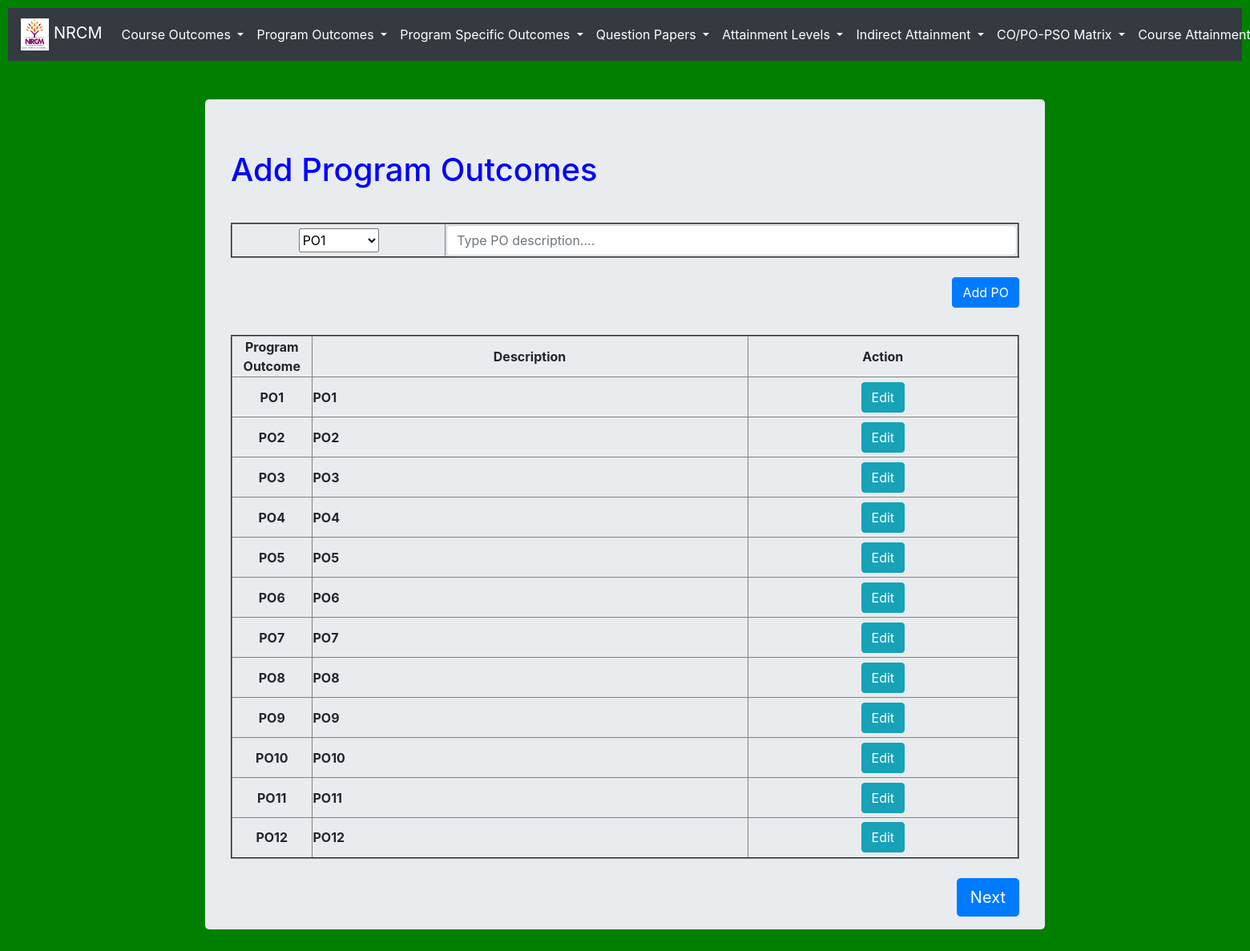
Screenshot of /add_po with the database file from the repository.
### testApp/models.py (models this page shows, shortened)
class PO(models.Model):
    pos = (('-','-'), ('PO1', 'PO1'), ('PO2', 'PO2'), ('PO3', 'PO3'), ('PO4', 'PO4'), ('PO5', 'PO5'), ('PO6', 'PO6'),
                       ('PO7', 'PO7'), ('PO8', 'PO8'), ('PO9', 'PO9'), ('PO10', 'PO10'), ('PO11', 'PO11'), ('PO12', 'PO12'),)
    po = models.CharField(max_length=500,choices=pos, default='-')
    description = models.CharField(max_length=500)

### testApp/views.py (the view, shortened to what this page needs)
# urls.py: path('add_po', views.add_po, name='add_po'),
def add_po(request):
    pos = PO.objects.all()
    return render (request, 'testApp/add_po.html', locals())

### templates/testApp/add_po.html (shortened to what this page needs)
<!DOCTYPE html>
{%extends 'testApp/base.html'%}
{%load static%}
{%block content%}
<link rel="stylesheet" href="{% static 'css/course_attainment_style.css' %}">
<div class="container" align=left style="width:70%">
  <div class="jumbotron">
    <h1 style = "color: blue; padding-bottom: 10px;">Add Program Outcomes</h1><br>
    <form  method="post"> {%csrf_token%}
      <table border=2 style="width:100%">
        <tr>
          <th><select name="po" id="po" style="width: 100px; height:30px;" required>
            <option value="PO1">PO1</option>
          </select></th>
          <th><input id='description' type="text" name="description" value="" id="description"  class="form-control" placeholder="Type PO description...." required></th>
        </tr>
      </table><br>
      <button type="submit" class="btn btn-primary" style="float:right">Add PO</button>
      <br><br><br>
      <table border=2 style="width:100%" style="">
        <tr>
          <th>Program Outcome</th>
          <th>Description</th>
          <th colspan="2">Action</th>
        </tr>
        {%for i in pos%}
        <tr>
          <th style="text-align: center; width: 100px; height:50px;">{{i.po}}</th>
          <th style="text-align: left;">{{i.description}}</th>
          <th> <a href="{%url 'edit_po' i.id %}" class="btn btn-info">Edit</a> </th>
        </tr>
        {%endfor%}
      </table><br>
    </form>
    <a href="{%url 'add_pso'%}" class="btn btn-primary btn-lg" style="float:right;"> Next</a>
  </div>
</div>
{%endblock%}

### static/testApp/css/course_attainment_style.css (style rules this page uses)
body { background: green; }
td, th { text-align: center; }

### rows the page displays
PO: po "PO1", description "PO1"
PO: po "PO2", description "PO2"
PO: po "PO3", description "PO3"
PO: po "PO4", description "PO4"
PO: po "PO5", description "PO5"
PO: po "PO6", description "PO6"
PO: po "PO7", description "PO7"
PO: po "PO8", description "PO8"
PO: po "PO9", description "PO9"
PO: po "PO10", description "PO10"
PO: po "PO11", description "PO11"
PO: po "PO12", description "PO12"
